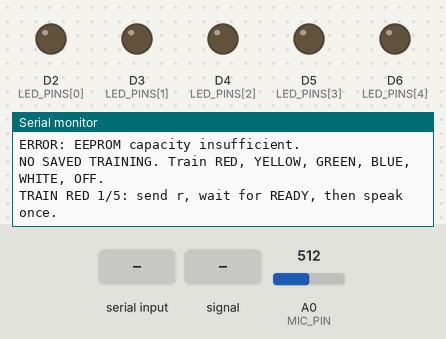
Recording of a sketch running on a simulated Arduino Uno R4 Minima. On the bench: output pins drawn as LEDs (lit = HIGH), the last lines printed to the serial monitor. Inputs (shaded band) come from the test bench; at power-on: A0 (MIC_PIN) = 512 (analog values on the 0–1023 scale).

Above: at 5.0 s.
5.1 s: "t" received over Serial
At 5.7 s:
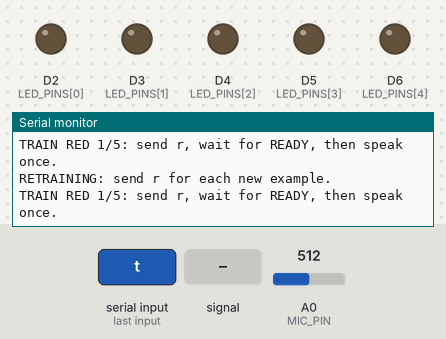
6.6 s: "r" received over Serial
At 8.2 s:
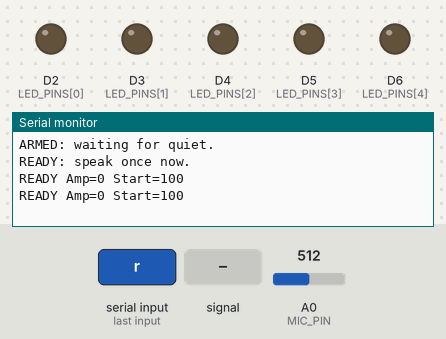
8.3 s: A0 (MIC_PIN) fed a 200 Hz sine of ±81 counts around its level
At 11.2 s:
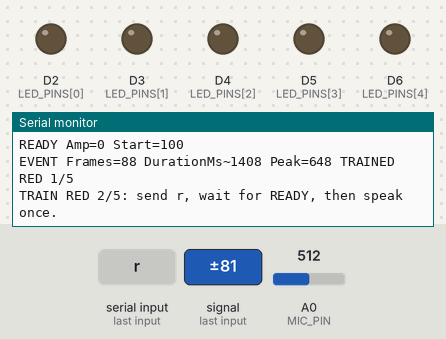

The sketch:

VoiceCommandsWithMax4466Microphone.ino
```cpp
// (licence header left out)
#include <Arduino.h>
#include <math.h>
#include <EEPROM.h>

// ========================================================
// VOICE-CONTROLLED COLOR LEDS
// Arduino Uno R4 WiFi + MAX4466 microphone
//
// Microphone: OUT=A0, VCC=3.3V, GND=GND
// LEDs (each with a 220-ohm resistor):
//   RED=D2, YELLOW=D3, GREEN=D4, BLUE=D5, WHITE=D6
//
// Commands: RED, YELLOW, GREEN, BLUE, WHITE, OFF
// Exactly one LED is on at a time; OFF turns all off.
// UNKNOWN does not change the LEDs.
//
// Serial Monitor: 115200 baud, Newline
//   r = arm the next training example
//   t = retrain all six commands
// Five examples per command. Completed training is stored as
// averaged 32-bit spectral templates in EEPROM-compatible storage.
// Valid saved templates load automatically on restart.
// ========================================================

// --------------------------------------------------------
// Hardware and audio configuration
// --------------------------------------------------------
const byte MIC_PIN = A0;
const byte LED_COUNT = 5;
const byte LED_PINS[LED_COUNT] = {2, 3, 4, 5, 6};
const byte WORD_COUNT = 6;
const byte TRAINING_EXAMPLES = 5;
const byte BAND_COUNT = 8;
const byte TIME_BINS = 8;
const byte FRAME_SAMPLES = 128;
const unsigned long SAMPLE_PERIOD_US = 125; // 8 kHz
const unsigned long CALIBRATION_MS = 3000;
const unsigned long SILENCE_END_MS = 180;
const unsigned long READY_QUIET_MS = 250;
const unsigned long MAX_EVENT_MS = 1400;
const byte MAX_FRAMES = 88; // 88 x 16 ms = 1408 ms
const byte MIN_FRAMES = 7;
// Goertzel analysis frequencies in Hz.
const float FREQUENCIES[BAND_COUNT] = {250, 400, 600, 850, 1150, 1550, 2100, 2850};
const char *WORD_NAMES[WORD_COUNT] = {"RED", "YELLOW", "GREEN", "BLUE", "WHITE", "OFF"};

// --------------------------------------------------------
// LED output
// --------------------------------------------------------
void setLedForCommand(byte command)
{
    for (byte i = 0; i < LED_COUNT; i++)
    {
        digitalWrite(LED_PINS[i], (command == i) ? HIGH : LOW);
    }
}

// --------------------------------------------------------
// Recognition and training state
// --------------------------------------------------------
// Each template is the average of five examples. Each word
// is represented by eight time regions x eight frequency bands.
// Word duration is reported but not used for classification.
float templates[WORD_COUNT][TIME_BINS][BAND_COUNT] = {};
float eventBands[MAX_FRAMES][BAND_COUNT];
float eventSignature[TIME_BINS][BAND_COUNT];
float goertzelCoefficients[BAND_COUNT];
int16_t samples[FRAME_SAMPLES];
byte trainingCounts[WORD_COUNT] = {};
byte trainingWord = 0;
byte frameCount = 0;
int startThreshold = 120;
int stopThreshold = 75;
int eventPeak = 0;
unsigned long eventStartMs = 0;
unsigned long lastLoudMs = 0;
unsigned long quietSinceMs = 0;
bool recording = false;
bool armed = false;
bool waitingForQuiet = false;
bool trained = false;

// --------------------------------------------------------
// Persistent training storage
// --------------------------------------------------------
// EEPROM layout is deliberately unchanged for compatibility
// with previously saved training:
//   bytes 0-3: magic number
//   byte 4: format version
//   byte 5: number of commands
//   bytes 6-7: checksum
//   bytes 8 onward: raw 32-bit float templates (1536 bytes)
// The checksum detects corruption; it is not a security check.
const uint32_t EEPROM_MAGIC = 0x3643564DUL;
const byte EEPROM_VERSION = 1;
const int EEPROM_HEADER_SIZE = 8;
const int EEPROM_TEMPLATE_BYTES = sizeof(templates);

uint16_t updateChecksum(uint16_t checksum, byte value)
{
    return (uint16_t)((checksum * 31U) + value);
}

bool loadTemplates()
{
    if (EEPROM.length() < EEPROM_HEADER_SIZE + EEPROM_TEMPLATE_BYTES)
    {
        Serial.println(F("ERROR: EEPROM capacity insufficient."));
        return false;
    }
    uint32_t magic = 0;
    for (byte i = 0; i < 4; i++)
    {
        magic |= ((uint32_t)EEPROM.read(i) << (8 * i));
    }
    if (magic != EEPROM_MAGIC || EEPROM.read(4) != EEPROM_VERSION ||
        EEPROM.read(5) != WORD_COUNT)
    {
        return false;
    }
    uint16_t expected = (uint16_t)EEPROM.read(6) |
                        ((uint16_t)EEPROM.read(7) << 8);
    uint16_t checksum = 0;
    byte *destination = (byte *)templates;
    for (int i = 0; i < EEPROM_TEMPLATE_BYTES; i++)
    {
        byte value = EEPROM.read(EEPROM_HEADER_SIZE + i);
        destination[i] = value;
        checksum = updateChecksum(checksum, value);
    }
    if (checksum != expected)
    {
        Serial.println(F("Saved templates failed checksum verification."));
        return false;
    }
    for (byte w = 0; w < WORD_COUNT; w++)
    {
        trainingCounts[w] = TRAINING_EXAMPLES;
    }
    trainingWord = WORD_COUNT;
    trained = true;
    return true;
}

void saveTemplates()
{
    if (EEPROM.length() < EEPROM_HEADER_SIZE + EEPROM_TEMPLATE_BYTES)
    {
        Serial.println(F("ERROR: EEPROM capacity insufficient; not saved."));
        return;
    }
    // Invalidate the header first. Commit the magic number last
    // so interrupted writes are not accepted as complete.
    EEPROM.update(0, 0);
    const byte *source = (const byte *)templates;
    uint16_t checksum = 0;
    for (int i = 0; i < EEPROM_TEMPLATE_BYTES; i++)
    {
        EEPROM.update(EEPROM_HEADER_SIZE + i, source[i]);
        checksum = updateChecksum(checksum, source[i]);
    }
    EEPROM.update(4, EEPROM_VERSION);
    EEPROM.update(5, WORD_COUNT);
    EEPROM.update(6, (byte)(checksum & 0xFF));
    EEPROM.update(7, (byte)(checksum >> 8));
    for (byte i = 1; i < 4; i++)
    {
        EEPROM.update(i, (byte)(EEPROM_MAGIC >> (8 * i)));
    }
    EEPROM.update(0, (byte)EEPROM_MAGIC);
    Serial.println(F("TRAINING SAVED: 32-bit float templates."));
}

// Forward declaration: used when retraining is requested.
void printTrainingPrompt();

void resetTraining()
{
    trained = false;
    trainingWord = 0;
    for (byte w = 0; w < WORD_COUNT; w++)
    {
        trainingCounts[w] = 0;
    }
    armed = false;
    recording = false;
    waitingForQuiet = false;
    frameCount = 0;
    Serial.println(F("RETRAINING: send r for each new example."));
    printTrainingPrompt();
}

unsigned long lastReadyPrintMs = 0;

// --------------------------------------------------------
// Audio capture and spectral features
// --------------------------------------------------------
void prepareGoertzel()
{
    for (byte b = 0; b < BAND_COUNT; b++)
    {
        goertzelCoefficients[b] = 2.0f * cosf(2.0f * PI * FREQUENCIES[b] / 8000.0f);
    }
}

// Samples one 16 ms frame at approximately 8 kHz.
// Centering each frame removes the microphone's DC bias.
int captureFrame()
{
    uint32_t total = 0;
    int minimum = 4095;
    int maximum = 0;
    unsigned long nextSample = micros();
    for (byte i = 0; i < FRAME_SAMPLES; i++)
    {
        while ((long)(micros() - nextSample) < 0)
        {
        }
        int value = analogRead(MIC_PIN);
        samples[i] = value;
        total += value;
        if (value < minimum)
        {
            minimum = value;
        }
        if (value > maximum)
        {
            maximum = value;
        }
        nextSample += SAMPLE_PERIOD_US;
    }
    int mean = (int)(total / FRAME_SAMPLES);
    for (byte i = 0; i < FRAME_SAMPLES; i++)
    {
        samples[i] -= mean;
    }
    return maximum - minimum;
}

void calculateBands(float *out)
{
    float total = 0.0f;
    for (byte b = 0; b < BAND_COUNT; b++)
    {
        float q1 = 0.0f;
        float q2 = 0.0f;
        float coefficient = goertzelCoefficients[b];
        for (byte i = 0; i < FRAME_SAMPLES; i++)
        {
            // Hann window reduces spectral leakage.
            float window = 0.5f - 0.5f * cosf(2.0f * PI * i / (FRAME_SAMPLES - 1));
            float q0 = coefficient * q1 - q2 + samples[i] * window;
            q2 = q1;
            q1 = q0;
        }
        float power = q1 * q1 + q2 * q2 - coefficient * q1 * q2;
        out[b] = sqrtf(fmaxf(0.0f, power));
        total += out[b];
    }
    if (total > 0.001f)
    {
        for (byte b = 0; b < BAND_COUNT; b++)
        {
            out[b] /= total;
        }
    }
}

void makeSignature()
{
    // Resample the recorded frames into eight equal time regions.
    // Retain the normalized spectrum for each region.
    for (byte t = 0; t < TIME_BINS; t++)
    {
        for (byte b = 0; b < BAND_COUNT; b++)
        {
            eventSignature[t][b] = 0.0f;
        }
        int beginIndex = (int)t * frameCount / TIME_BINS;
        int endIndex = (int)(t + 1) * frameCount / TIME_BINS;
        if (endIndex <= beginIndex)
        {
            endIndex = beginIndex + 1;
        }
        if (endIndex > frameCount)
        {
            endIndex = frameCount;
        }
        for (int f = beginIndex; f < endIndex; f++)
        {
            for (byte b = 0; b < BAND_COUNT; b++)
            {
                eventSignature[t][b] += eventBands[f][b];
            }
        }
        float divisor = endIndex - beginIndex;
        for (byte b = 0; b < BAND_COUNT; b++)
        {
            eventSignature[t][b] /= divisor;
        }
    }
}

float distanceToWord(byte word)
{
    float sum = 0.0f;
    for (byte t = 0; t < TIME_BINS; t++)
    {
        for (byte b = 0; b < BAND_COUNT; b++)
        {
            sum += fabsf(eventSignature[t][b] - templates[word][t][b]);
        }
    }
    return sum / TIME_BINS; // Typical scale 0 to 2.
}

// --------------------------------------------------------
// Training and recognition
// --------------------------------------------------------
void printTrainingPrompt()
{
    if (trainingWord >= WORD_COUNT)
    {
        trained = true;
        saveTemplates();
        Serial.println(F("TRAINING COMPLETE. Say RED, YELLOW, GREEN, BLUE, WHITE or OFF."));
        return;
    }
    Serial.print(F("TRAIN "));
    Serial.print(WORD_NAMES[trainingWord]);
    Serial.print(' ');
    Serial.print(trainingCounts[trainingWord] + 1);
    Serial.println(F("/5: send r, wait for READY, then speak once."));
}

void processEvent()
{
    if (frameCount < MIN_FRAMES)
    {
        Serial.println(F("IGNORED: event too short"));
        return;
    }
    makeSignature();
    unsigned long duration = (unsigned long)frameCount * 16UL;
    Serial.print(F("EVENT Frames="));
    Serial.print(frameCount);
    Serial.print(F(" DurationMs~"));
    Serial.print(duration);
    Serial.print(F(" Peak="));
    Serial.print(eventPeak);
    if (!trained)
    {
        byte n = trainingCounts[trainingWord];
        for (byte t = 0; t < TIME_BINS; t++)
        {
            for (byte b = 0; b < BAND_COUNT; b++)
            {
                templates[trainingWord][t][b] =
                    (templates[trainingWord][t][b] * n + eventSignature[t][b]) / (n + 1);
            }
        }
        trainingCounts[trainingWord]++;
        Serial.print(F(" TRAINED "));
        Serial.print(WORD_NAMES[trainingWord]);
        Serial.print(' ');
        Serial.print(trainingCounts[trainingWord]);
        Serial.println(F("/5"));
        if (trainingCounts[trainingWord] == TRAINING_EXAMPLES)
        {
            trainingWord++;
        }
        printTrainingPrompt();
    }
    else
    {
        float distances[WORD_COUNT];
        byte bestWord = 0;
        byte secondWord = 1;
        for (byte w = 0; w < WORD_COUNT; w++)
        {
            distances[w] = distanceToWord(w);
            if (distances[w] < distances[bestWord])
            {
                bestWord = w;
            }
        }
        secondWord = bestWord == 0 ? 1 : 0;
        for (byte w = 0; w < WORD_COUNT; w++)
        {
            if (w != bestWord && distances[w] < distances[secondWord])
            {
                secondWord = w;
            }
        }
        // Accept only a sufficiently close and unambiguous match.
        // Keep these tested thresholds unchanged.
        const char *result = "UNKNOWN";
        if (distances[bestWord] < 0.65f &&
            distances[secondWord] - distances[bestWord] > 0.06f)
        {
            result = WORD_NAMES[bestWord];
            setLedForCommand(bestWord);
        }
        Serial.print(' ');
        Serial.print(result);
        Serial.print(F(" Spectral RED="));
        Serial.print(distances[0], 3);
        Serial.print(F(" YELLOW="));
        Serial.print(distances[1], 3);
        Serial.print(F(" GREEN="));
        Serial.print(distances[2], 3);
        Serial.print(F(" BLUE="));
        Serial.print(distances[3], 3);
        Serial.print(F(" WHITE="));
        Serial.print(distances[4], 3);
        Serial.print(F(" OFF="));
        Serial.println(distances[5], 3);
    }
}

// --------------------------------------------------------
// Startup noise calibration
// --------------------------------------------------------
void calibrate()
{
    Serial.println(F("CALIBRATING: stay silent for 3 seconds."));
    const byte BUCKETS = 50;
    uint16_t values[BUCKETS] = {};
    byte count = 0;
    unsigned long start = millis();
    while (millis() - start < CALIBRATION_MS)
    {
        int amplitude = captureFrame();
        if (count < BUCKETS)
        {
            values[count++] = amplitude;
        }
        else
        {
            values[(millis() / 16) % BUCKETS] = amplitude;
        }
    }
    for (byte i = 1; i < count; i++)
    {
        uint16_t value = values[i];
        int j = i - 1;
        while (j >= 0 && values[j] > value)
        {
            values[j + 1] = values[j];
            j--;
        }
        values[j + 1] = value;
    }
    int p95 = values[(count - 1) * 95 / 100];
    startThreshold = max(100, (int)(p95 * 2.3f));
    stopThreshold = max(65, (int)(p95 * 1.5f));
    Serial.print(F("Noise P95="));
    Serial.print(p95);
    Serial.print(F(" START="));
    Serial.print(startThreshold);
    Serial.print(F(" STOP="));
    Serial.println(stopThreshold);
}

// --------------------------------------------------------
// Arduino setup and main loop
// --------------------------------------------------------
void setup()
{
    for (byte i = 0; i < LED_COUNT; i++)
    {
        pinMode(LED_PINS[i], OUTPUT);
    }
    setLedForCommand(WORD_COUNT - 1); // All LEDs off at startup.
    Serial.begin(115200);
    analogReadResolution(12);
    delay(800);
    prepareGoertzel();
    Serial.println(F("MAX4466 SPECTRAL TRAINER - SIX COMMANDS"));
    calibrate();
    if (loadTemplates())
    {
        Serial.println(F("SAVED TRAINING LOADED. Say RED, YELLOW, GREEN, BLUE, WHITE or OFF."));
        Serial.println(F("Send t to retrain."));
    }
    else
    {
        Serial.println(F("NO SAVED TRAINING. Train RED, YELLOW, GREEN, BLUE, WHITE, OFF."));
        printTrainingPrompt();
    }
}

void loop()
{
    while (Serial.available() > 0)
    {
        char c = Serial.read();
        if (c == 't' || c == 'T')
        {
            resetTraining();
        }
        else if (!trained && (c == 'r' || c == 'R'))
        {
            armed = true;
            waitingForQuiet = true;
            quietSinceMs = 0;
            Serial.println(F("ARMED: waiting for quiet."));
        }
    }
    int amplitude = captureFrame();
    unsigned long now = millis();
    if (!trained && !armed)
    {
        return;
    }
    if (waitingForQuiet)
    {
        if (amplitude < stopThreshold)
        {
            if (quietSinceMs == 0)
            {
                quietSinceMs = now;
            }
            if (now - quietSinceMs >= READY_QUIET_MS)
            {
                waitingForQuiet = false;
                Serial.println(F("READY: speak once now."));
            }
        }
        else
        {
            quietSinceMs = 0;
        }
        return;
    }
    if (!recording)
    {
        if (amplitude >= startThreshold)
        {
            recording = true;
            frameCount = 0;
            eventPeak = 0;
            eventStartMs = now;
            lastLoudMs = now;
        }
        else
        {
            if (now - lastReadyPrintMs >= 1000)
            {
                lastReadyPrintMs = now;
                Serial.print(F("READY Amp="));
                Serial.print(amplitude);
                Serial.print(F(" Start="));
                Serial.println(startThreshold);
            }
            return;
        }
    }
    if (frameCount < MAX_FRAMES)
    {
        calculateBands(eventBands[frameCount]);
        frameCount++;
    }
    if (amplitude > eventPeak)
    {
        eventPeak = amplitude;
    }
    if (amplitude >= stopThreshold)
    {
        lastLoudMs = now;
    }
    if (now - lastLoudMs >= SILENCE_END_MS || now - eventStartMs >= MAX_EVENT_MS || frameCount >= MAX_FRAMES)
    {
        recording = false;
        if (!trained)
        {
            armed = false;
        }
        processEvent();
        // Require a short quiet gap before the next word.
        waitingForQuiet = true;
        quietSinceMs = 0;
    }
}
```

Measured:
- after the input at 5.1 s, the serial monitor: prints a new line at once (image 1)
- after the input at 6.6 s, the serial monitor: prints a new line at once (image 2)
- after the input at 8.3 s, the serial monitor: prints a new line after 1.4 s (image 3)
